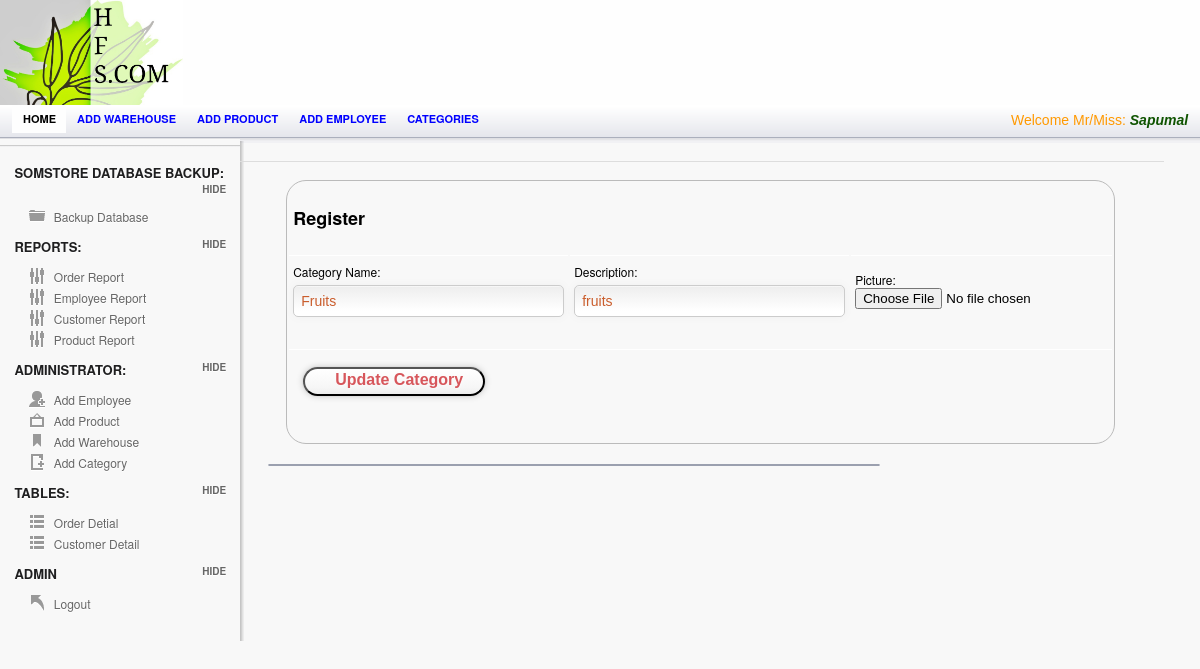
Screenshot of /Admin/catViewUpdate.php?update=42 (signed in) with the database file from the repository.
### tables this page shows
CREATE TABLE `employee` (
  `Employee_ID` int(95) NOT NULL AUTO_INCREMENT,
  `Employee_Name` varchar(25) NOT NULL,
  `Username` varchar(25) NOT NULL,
  `Password` varchar(25) NOT NULL,
  `Picture` varchar(255) NOT NULL,
  PRIMARY KEY (`Employee_ID`)
);

CREATE TABLE `category` (
  `Category_ID` int(255) NOT NULL AUTO_INCREMENT,
  `Category_Name` varchar(123) NOT NULL,
  `Discription` varchar(255) NOT NULL,
  `Picture` varchar(255) NOT NULL,
  PRIMARY KEY (`Category_ID`)
);

### session.php (called while the page is built, shortened)
<?php
include('config.php');
$check=$_SESSION['login_username'];
$session=mysqli_query($mysqli, "select Username from employee where Username='$check' ");
$row=mysqli_fetch_array($session);
$login_session=$row['Username'];
?>

### Admin/catViewUpdate.php (the view, shortened to what this page needs)
	<?php
	include("../config.php");
    include("../session.php");
	?>
<!doctype html>
<html lang="en">
<head>
	<link rel="stylesheet" href="css/layout.css" type="text/css" media="screen" />
</head>
<body>
<div id="container">
	   <div id="header">
		<div id="logo-banner">
				<div id="logo">
					<a href="index.php"><img src="images/logo.png" alt="" /></a>
				</div>
				<div id="banner">
				</div>
		</div>
		</div>
	<div id="content-wrap">
	<section id="secondary_bar">
            <nav>
                <ul>
                    <li class="selected"><a href="index.php">Home</a></li>
                    <li><a href="add_warehouse.php">Add warehouse</a></li>
                    <li><a href="add_product.php">Add product</a></li>
                    <li><a href="Employee.php">Add employee</a></li>
                    <li><a href="add_category.php">Categories</a></li>
                    <li class="logout"> <span class="check"> <?php echo "Welcome Mr/Miss:   ". "<font color='##fa5400'><i><b>".$login_session."</b></i></font>" ;?> </span></li>
                </ul>
            </nav>
	</section>
<aside id="sidebar" class="column">
		<hr/>
		<h3> SomStore Database Backup:</h3>
		<ul class="toggle">
		    <li class="icn_folder"><a href="Backup.php">Backup Database</a></li>
		</ul>
		<h3>Reports:</h3>
		<ul class="toggle">
		    <li class="icn_settings"><a href="a_report.php" target="_blank">Order Report</a></li>
			<li class="icn_settings"><a href="EmployeeReport.php">Employee Report</a></li>
			<li class="icn_settings"><a href="CustomerReport.php">Customer Report</a></li>
			<li class="icn_settings"><a href="ProductReport.php"> Product Report</a></li>
		</ul>
		<h3>Administrator:</h3>
		<ul class="toggle">
		    <li class="icn_add_user"><a href="Employee.php">Add Employee</a></li>
			<li class="icn_photo"><a href="add_product.php">Add Product</a></li>
			<li class="icn_tags"><a href="add_warehouse.php">Add Warehouse</a></li>
			<li class="icn_new_article"><a href="add_category.php">Add Category</a></li>
		</ul>
        <h3>Tables:</h3>
		<ul class="toggle">
		    <li class="icn_categories"><a href="order.php">Order Detial</a></li>
     		<li class="icn_categories"><a href="customerTable.php">Customer Detail</a></li>
		</ul>
		<h3>Admin</h3>
		<ul class="toggle">
			<li class="icn_jump_back"><a href="../logout.php">Logout</a></li>
		</ul>
	</aside>
	<section id="main" class="column">
<?php
$update=$_GET['update'];
$result = mysqli_query($mysqli,"SELECT * FROM category where Category_ID ='$update'");
?>
<?php if($row = mysqli_fetch_array($result))
  {?>
	<div id="form_wrapper" class="form_wrapper">
		 <table>
					<form class="register active" action="catUpdate.php" method="POST" autocomplete="off">
					<th colspan="3"><h2>Register</h2> </th>
   <tr>
    <td>
	  <label>Category Name:</label>
		<input type="text" id="categoryName" name="categoryName"  value="<?php echo $row['Category_Name'];?>"  required>
	</td>
   <td>
	<label>Description:</label>
		<input type="text" id="desp" name="description" value="<?php echo $row['Discription'];?>" placeholder="Description" required>
   </td>
    <td>
		<label> Picture:</label>
		<input type="file" name="file" id="file" value="<?php echo $row['Picture'];?>" >
	</td>
   </tr>
   <tr>
						<div class="bottom">
						<td colspan="3">
						<button type="submit"  name="submit" value="Update" class="a-btn"> <span class="a-btn-text">Update Category</span></button>
						</td>
						</div>
	</tr>
	</form>
	</table>
	</div>
         <?php }?>
		<article class="module width_3_quarter">
	    </article>
	</section>
          </div>
   </div>
</body>
</html>

### rows the page displays
employee: Username "Sapumal"
category: categoryName "Fruits", description "fruits"
